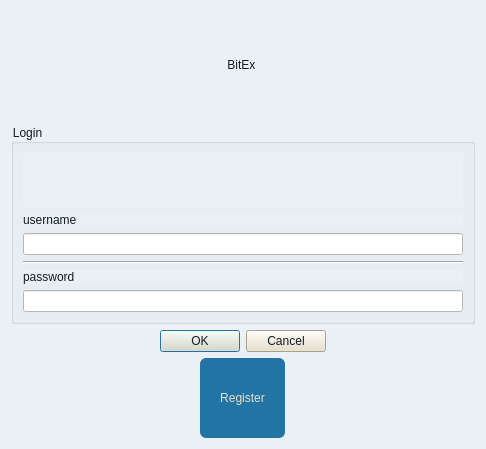
<?xml version="1.0" encoding="UTF-8"?>
<ui version="4.0">
 <class>Form</class>
 <widget class="QWidget" name="Form">
  <property name="geometry">
   <rect>
    <x>0</x>
    <y>0</y>
    <width>486</width>
    <height>449</height>
   </rect>
  </property>
  <property name="sizePolicy">
   <sizepolicy hsizetype="Fixed" vsizetype="Fixed">
    <horstretch>0</horstretch>
    <verstretch>0</verstretch>
   </sizepolicy>
  </property>
  <property name="windowTitle">
   <string>BitEx - Login</string>
  </property>
  <property name="styleSheet">
   <string notr="true">background-color:rgb(233, 241, 247)</string>
  </property>
  <layout class="QVBoxLayout" name="verticalLayout_2">
   <item>
    <widget class="QLabel" name="BitEx_login_title">
     <property name="layoutDirection">
      <enum>Qt::LeftToRight</enum>
     </property>
     <property name="autoFillBackground">
      <bool>false</bool>
     </property>
     <property name="styleSheet">
      <string notr="true">color:#131B23;
font: 50pt &quot;Century&quot;;
margin-left: auto;
margin-right: auto;
text-align: center;</string>
     </property>
     <property name="text">
      <string>BitEx </string>
     </property>
     <property name="alignment">
      <set>Qt::AlignCenter</set>
     </property>
    </widget>
   </item>
   <item>
    <widget class="QGroupBox" name="login_form">
     <property name="styleSheet">
      <string notr="true">color:#131B23;
font: 11pt &quot;Century&quot;;
</string>
     </property>
     <property name="title">
      <string>Login</string>
     </property>
     <layout class="QVBoxLayout" name="verticalLayout">
      <item>
       <widget class="QLabel" name="login_error_message">
        <property name="styleSheet">
         <string notr="true">font-size:10 pt;
color: red;
padding-top: 20 pt;
padding-bottom: 20 pt;</string>
        </property>
        <property name="text">
         <string/>
        </property>
       </widget>
      </item>
      <item>
       <widget class="QLabel" name="username_login_label">
        <property name="styleSheet">
         <string notr="true">color:#131B23;
font: 12pt &quot;Century&quot;;</string>
        </property>
        <property name="text">
         <string>username</string>
        </property>
       </widget>
      </item>
      <item>
       <widget class="QLineEdit" name="username_login">
        <property name="styleSheet">
         <string notr="true">background-color: white</string>
        </property>
       </widget>
      </item>
      <item>
       <widget class="Line" name="line">
        <property name="orientation">
         <enum>Qt::Horizontal</enum>
        </property>
       </widget>
      </item>
      <item>
       <widget class="QLabel" name="password_login_label">
        <property name="styleSheet">
         <string notr="true">color:#131B23;
font: 12pt &quot;Century&quot;;</string>
        </property>
        <property name="text">
         <string>password</string>
        </property>
       </widget>
      </item>
      <item>
       <widget class="QLineEdit" name="password_login">
        <property name="styleSheet">
         <string notr="true">background-color: white;</string>
        </property>
       </widget>
      </item>
     </layout>
    </widget>
   </item>
   <item>
    <widget class="QDialogButtonBox" name="confirm_login">
     <property name="focusPolicy">
      <enum>Qt::NoFocus</enum>
     </property>
     <property name="styleSheet">
      <string notr="true">
color:#131B23;
background-color: #E7DFC6;
font: 12pt &quot;Century&quot;;



</string>
     </property>
     <property name="standardButtons">
      <set>QDialogButtonBox::Cancel|QDialogButtonBox::Ok</set>
     </property>
     <property name="centerButtons">
      <bool>true</bool>
     </property>
    </widget>
   </item>
   <item alignment="Qt::AlignHCenter">
    <widget class="QPushButton" name="go_to_registration_button">
     <property name="sizePolicy">
      <sizepolicy hsizetype="Fixed" vsizetype="Fixed">
       <horstretch>0</horstretch>
       <verstretch>0</verstretch>
      </sizepolicy>
     </property>
     <property name="focusPolicy">
      <enum>Qt::ClickFocus</enum>
     </property>
     <property name="styleSheet">
      <string notr="true">QPushButton {
	color: #E7DFC6;
	font: 14pt &quot;Century&quot;;
	background-color:#2274A5 ;
	border-radius:6px;
	height: 40px;
	padding-top:20 px;
	padding-bottom: 20 px;
	padding-left: 20px;
	padding-right: 20 px;
}

QPushButton:hover {
 	background-color:#2284A5  ;
	border-radius: 11px;
}</string>
     </property>
     <property name="text">
      <string>Register</string>
     </property>
    </widget>
   </item>
  </layout>
 </widget>
 <resources/>
 <connections/>
</ui>
